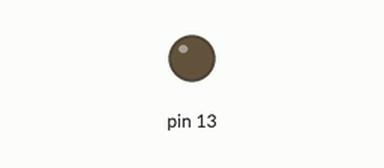
This sketch was run on a simulated Arduino Uno, built with avr-gcc and run on an emulated ATmega328P. On the bench: output pins drawn as LEDs (lit = HIGH).

Above: at 1.5 s.
At 6.5 s:
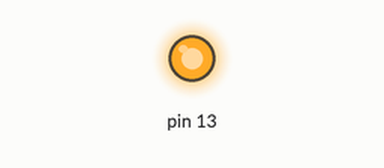
Timing chart, 0 to 13.0 s (numbered marks = the images above):
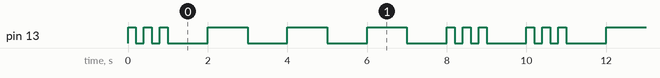

The sketch:

sketch_mar02a.ino
```cpp
void setup() {
  // put your setup code here, to run once:
 pinMode(13, OUTPUT);
}

void loop() {
  // put your main code here, to run repeatedly:
//S
digitalWrite(13, HIGH);
delay(200);                       // wait for a second
  digitalWrite(13, LOW);    // turn the LED off by making the voltage LOW
  delay(200);
  digitalWrite(13, HIGH);
delay(200);
 digitalWrite(13, LOW);    // turn the LED off by making the voltage LOW
  delay(200);
 digitalWrite(13, HIGH);
delay(200);                       // wait for a second
  digitalWrite(13, LOW);    // turn the LED off by making the voltage LOW
  delay(1000);

//O
digitalWrite(13, HIGH);
delay(1000);                       // wait for a second
  digitalWrite(13, LOW);    // turn the LED off by making the voltage LOW
  delay(1000);
  digitalWrite(13, HIGH);
delay(1000);
 digitalWrite(13, LOW);    // turn the LED off by making the voltage LOW
  delay(1000);
 digitalWrite(13, HIGH);
delay(1000);                       // wait for a second
  digitalWrite(13, LOW);    // turn the LED off by making the voltage LOW
  delay(1000);


  //S
digitalWrite(13, HIGH);
delay(200);                       // wait for a second
  digitalWrite(13, LOW);    // turn the LED off by making the voltage LOW
  delay(200);
  digitalWrite(13, HIGH);
delay(200);
 digitalWrite(13, LOW);    // turn the LED off by making the voltage LOW
  delay(200);
 digitalWrite(13, HIGH);
delay(200);                       // wait for a second
  digitalWrite(13, LOW);    // turn the LED off by making the voltage LOW
  delay(1000);
 }
```

Measured:
- by itself, pin 13: repeats every 10.0 s: 2 × (LOW 0.20 s, HIGH 0.20 s), 3 × (LOW 1.0 s, HIGH 1.0 s), LOW 1.0 s, 2 × (HIGH 0.20 s, LOW 0.20 s), HIGH 0.20 s, LOW 1.0 s, HIGH 0.20 s
- by itself, everything shown: repeats every 10.0 s, in 18 steps
